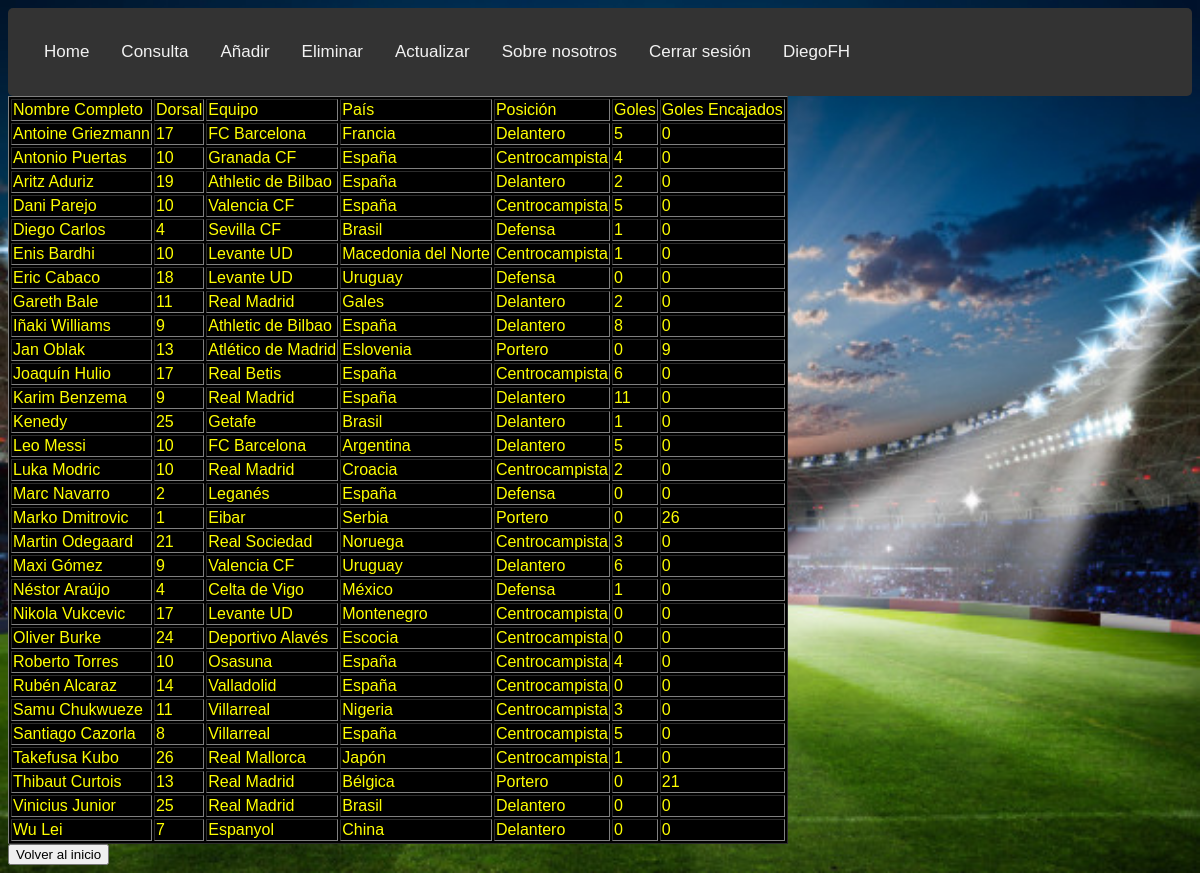
Page /consulta_insert_jugadores.php (signed in) on the committed database.
### tables this page shows
CREATE TABLE `jugadores`  (
  `nombre_completo` varchar(60) NOT NULL,
  `dorsal` int(2) NULL DEFAULT NULL,
  `equipo` varchar(30) NULL DEFAULT NULL,
  `pais` varchar(20) NULL DEFAULT NULL,
  `posicion` varchar(20) NULL DEFAULT NULL,
  `goles` int(3) NULL DEFAULT NULL,
  `goles_encajados` int(3) NULL DEFAULT NULL,
  PRIMARY KEY (`nombre_completo`) USING BTREE,
  INDEX `pais_fk`(`pais`) USING BTREE,
  INDEX `equipo_fk`(`equipo`) USING BTREE,
  INDEX `posicion_fk`(`posicion`) USING BTREE,
  CONSTRAINT `equipo_fk` FOREIGN KEY (`equipo`) REFERENCES `equipos` (`nombre_equipo`) ON DELETE RESTRICT ON UPDATE RESTRICT,
  CONSTRAINT `pais_fk` FOREIGN KEY (`pais`) REFERENCES `pais` (`nombre_pais`) ON DELETE RESTRICT ON UPDATE RESTRICT,
  CONSTRAINT `posicion_fk` FOREIGN KEY (`posicion`) REFERENCES `posicion` (`nombre_posicion`) ON DELETE RESTRICT ON UPDATE RESTRICT
);

### consulta_insert_jugadores.php (the view, shortened to what this page needs)
<?php
	if(!isset($_SESSION["usuario"])){
		header("Location: index.php");
		die();
	}
	else{
		?>
<html>
<head>
<link rel="stylesheet" type="text/css" media="screen" href="style.css" />
</head>
<div class="topnav">
  <a href="index2.php">Home</a>
  <a href="consultar_index.php">Consulta</a>
  <a href="añadir_datos_index.php">Añadir</a>
  <a href="eliminar_index.php">Eliminar</a>
  <a href="update_index.php">Actualizar</a>
  <a href="sobre_nosotros.php">Sobre nosotros</a>
  <a href="sesion_cerrar.php">Cerrar sesión</a>
  <?php $usuario = $_SESSION["usuario"]; echo "<a href='perfil.php'> $usuario </a>"; ?>
</div>
<body>
<?php
	$conexion = mysqli_connect("localhost","usuario","Usuario_2019","futgol");
	mysqli_select_db($conexion,"futgol") or die ("No se puede seleccionar la BD");
	$resultado = mysqli_query($conexion, "select * from jugadores");
	$numr = mysqli_num_rows($resultado);
?>
	<table border="1px" style="background-color:black">
		<tr>
			<td>
				Nombre Completo
			</td>
			<td>
				Dorsal
			</td>
			<td>
				Equipo
			</td>
			<td>
				País
			</td>
			<td>
				Posición
			</td>
			<td>
				Goles
			</td>
			<td>
				Goles Encajados
			</td>
		</tr>
		<?php
			if($numr > 0){
				for ($i = 0; $i < $numr; $i++){
					echo "<tr>";
					$fila = mysqli_fetch_array($resultado,MYSQLI_ASSOC);
					echo "<td>".$fila["nombre_completo"]."</td>";
					echo "<td>".$fila["dorsal"]."</td>";
					echo "<td>".$fila["equipo"]."</td>";
					echo "<td>".$fila["pais"]."</td>";
					echo "<td>".$fila["posicion"]."</td>";
					echo "<td>".$fila["goles"]."</td>";
					echo "<td>".$fila["goles_encajados"]."</td>";
					echo "</tr>";
				}
			}
		?>
	</table>
	<button onclick=window.location.href='index2.php'>Volver al inicio</button>
</body>
</html>
<?php
	}?>

### style.css (style rules this page uses)
body { font-family: Arial, Helvetica, sans-serif; color: yellow; }
div { border-radius: 5px; color: yellow; padding: 20px; }
body { background-image: url("fondo1.jpeg"); background-repeat: no-repeat; background-size: 100% 100%; color: yellow; }
.topnav { background-color: #333; overflow: hidden; }
.topnav a { float: left; color: #f2f2f2; text-align: center; padding: 14px 16px; text-decoration: none; font-size: 17px; }

### rows in the picture
jugadores: nombre_completo "Antoine Griezmann", dorsal "17", equipo "FC Barcelona", pais "Francia", posicion "Delantero", goles "5", goles_encajados "0"
jugadores: nombre_completo "Antonio Puertas", dorsal "10", equipo "Granada CF", pais "España", posicion "Centrocampista", goles "4", goles_encajados "0"
jugadores: nombre_completo "Aritz Aduriz", dorsal "19", equipo "Athletic de Bilbao", pais "España", posicion "Delantero", goles "2", goles_encajados "0"
jugadores: nombre_completo "Dani Parejo", dorsal "10", equipo "Valencia CF", pais "España", posicion "Centrocampista", goles "5", goles_encajados "0"
jugadores: nombre_completo "Diego Carlos", dorsal "4", equipo "Sevilla CF", pais "Brasil", posicion "Defensa", goles "1", goles_encajados "0"
jugadores: nombre_completo "Enis Bardhi", dorsal "10", equipo "Levante UD", pais "Macedonia del Norte", posicion "Centrocampista", goles "1", goles_encajados "0"
jugadores: nombre_completo "Eric Cabaco", dorsal "18", equipo "Levante UD", pais "Uruguay", posicion "Defensa", goles "0", goles_encajados "0"
jugadores: nombre_completo "Gareth Bale", dorsal "11", equipo "Real Madrid", pais "Gales", posicion "Delantero", goles "2", goles_encajados "0"
jugadores: nombre_completo "Iñaki Williams", dorsal "9", equipo "Athletic de Bilbao", pais "España", posicion "Delantero", goles "8", goles_encajados "0"
jugadores: nombre_completo "Jan Oblak", dorsal "13", equipo "Atlético de Madrid", pais "Eslovenia", posicion "Portero", goles "0", goles_encajados "9"
jugadores: nombre_completo "Joaquín Hulio", dorsal "17", equipo "Real Betis", pais "España", posicion "Centrocampista", goles "6", goles_encajados "0"
jugadores: nombre_completo "Karim Benzema", dorsal "9", equipo "Real Madrid", pais "España", posicion "Delantero", goles "11", goles_encajados "0"
jugadores: nombre_completo "Kenedy", dorsal "25", equipo "Getafe", pais "Brasil", posicion "Delantero", goles "1", goles_encajados "0"
jugadores: nombre_completo "Leo Messi", dorsal "10", equipo "FC Barcelona", pais "Argentina", posicion "Delantero", goles "5", goles_encajados "0"
jugadores: nombre_completo "Luka Modric", dorsal "10", equipo "Real Madrid", pais "Croacia", posicion "Centrocampista", goles "2", goles_encajados "0"
jugadores: nombre_completo "Marc Navarro", dorsal "2", equipo "Leganés", pais "España", posicion "Defensa", goles "0", goles_encajados "0"
jugadores: nombre_completo "Marko Dmitrovic", dorsal "1", equipo "Eibar", pais "Serbia", posicion "Portero", goles "0", goles_encajados "26"
jugadores: nombre_completo "Martin Odegaard", dorsal "21", equipo "Real Sociedad", pais "Noruega", posicion "Centrocampista", goles "3", goles_encajados "0"
jugadores: nombre_completo "Maxi Gómez", dorsal "9", equipo "Valencia CF", pais "Uruguay", posicion "Delantero", goles "6", goles_encajados "0"
jugadores: nombre_completo "Néstor Araújo", dorsal "4", equipo "Celta de Vigo", pais "México", posicion "Defensa", goles "1", goles_encajados "0"
jugadores: nombre_completo "Nikola Vukcevic", dorsal "17", equipo "Levante UD", pais "Montenegro", posicion "Centrocampista", goles "0", goles_encajados "0"
jugadores: nombre_completo "Oliver Burke", dorsal "24", equipo "Deportivo Alavés", pais "Escocia", posicion "Centrocampista", goles "0", goles_encajados "0"
jugadores: nombre_completo "Roberto Torres", dorsal "10", equipo "Osasuna", pais "España", posicion "Centrocampista", goles "4", goles_encajados "0"
jugadores: nombre_completo "Rubén Alcaraz", dorsal "14", equipo "Valladolid", pais "España", posicion "Centrocampista", goles "0", goles_encajados "0"
jugadores: nombre_completo "Samu Chukwueze", dorsal "11", equipo "Villarreal", pais "Nigeria", posicion "Centrocampista", goles "3", goles_encajados "0"
jugadores: nombre_completo "Santiago Cazorla", dorsal "8", equipo "Villarreal", pais "España", posicion "Centrocampista", goles "5", goles_encajados "0"
jugadores: nombre_completo "Takefusa Kubo", dorsal "26", equipo "Real Mallorca", pais "Japón", posicion "Centrocampista", goles "1", goles_encajados "0"
jugadores: nombre_completo "Thibaut Curtois", dorsal "13", equipo "Real Madrid", pais "Bélgica", posicion "Portero", goles "0", goles_encajados "21"
jugadores: nombre_completo "Vinicius Junior", dorsal "25", equipo "Real Madrid", pais "Brasil", posicion "Delantero", goles "0", goles_encajados "0"
jugadores: nombre_completo "Wu Lei", dorsal "7", equipo "Espanyol", pais "China", posicion "Delantero", goles "0", goles_encajados "0"

### other values in the picture
$usuario "DiegoFH"
